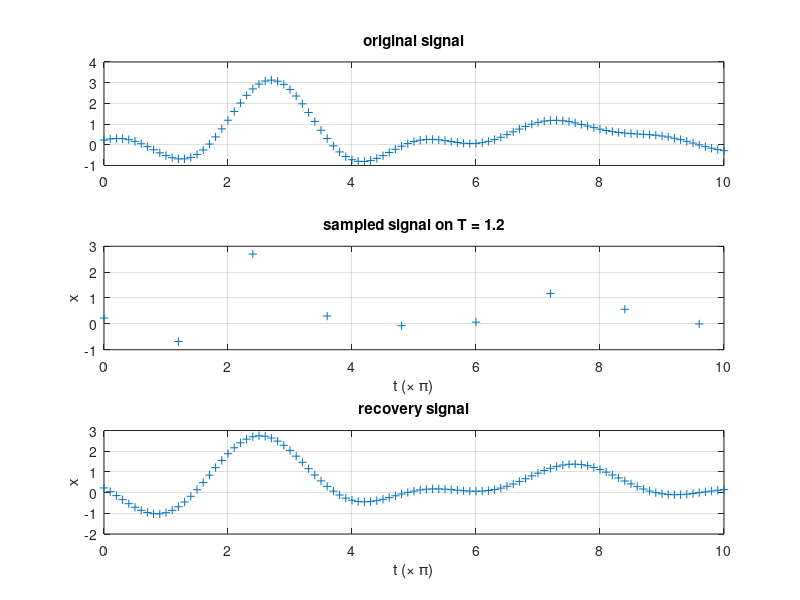

The MATLAB source for this figure:
clear, close all

Torigin = 0:0.1:10;
xorigin = 3 * sinc(Torigin-2.7) + sinc((Torigin-7.5)/2);

subplot(3, 1, 1);
plot(Torigin, xorigin, '+')
title('original signal')
grid on

T2 = 0:1.2:10;
xc = 3 * sinc(T2-2.7) + sinc((T2-7.5)/2);

subplot(3, 1, 2);
plot(T2, xc, '+');

ylabel('x')
xlabel('t (\times \pi)')
title('sampled signal on T = 1.2')
%axis([-4 4 -10 10])
grid on

T = 0:0.1:10;

A = 0;

for i = 1:9
    Y = xc(i)*sinc((T-T2(i))/1.2);
    A = A + Y;
end

subplot(3, 1, 3);
plot(T, A, '+');

ylabel('x')
xlabel('t (\times \pi)')
title('recovery signal')
%axis([-4 4 -10 10])
grid on
